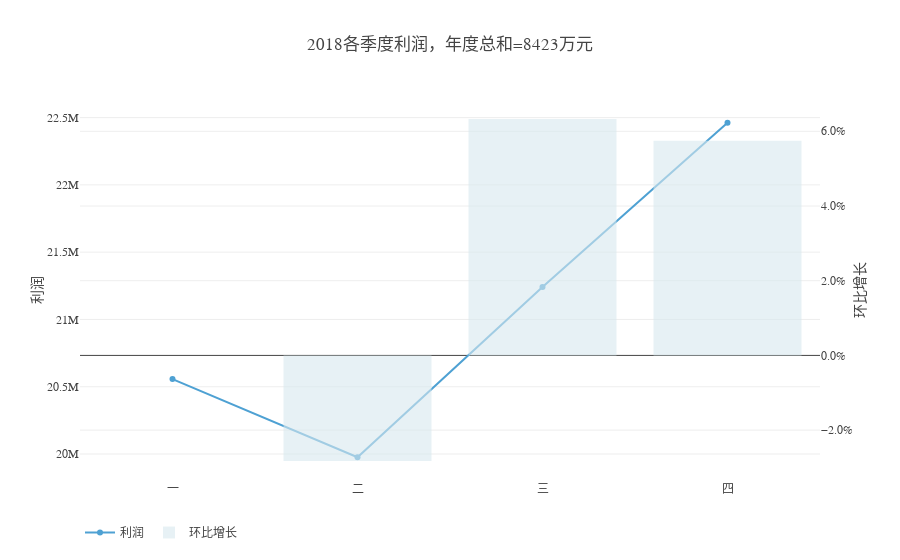

This figure's notebook cell:
### Code cell
# time tab
# profit per Q
df = SKU
profit_year = str(int(sum(df['profit_day_sum'])/10000))
df.index = df['date']
df1 = df['profit_day_sum'].resample('Q').sum().to_frame()
df2 = df1.pct_change()

data = [go.Scatter(
    x=['一','二','三','四'],
    y=df1['profit_day_sum'],
    name='利润',
            marker=dict(color='#4ea1d3')
),
    go.Bar(
       x=['一','二','三','四'],
    y=df2['profit_day_sum'],
           yaxis='y2',
           name='环比增长',
    marker=dict(color='#d8e9ef'),
        opacity=0.6
       )]
layout = go.Layout(
    title='2018各季度利润，年度总和='+profit_year+'万元',
    yaxis=dict(
        title='利润'
    ),
    yaxis2=dict(
        title='环比增长',
        tickformat=".1%",
        overlaying='y',
        side='right'
    ),
    legend=dict(orientation="h"),
    font=dict(family='微软雅黑')
)

fig = go.Figure(data=data, layout=layout)

plotly.offline.iplot(fig)
pio.write_image(fig, '季度利润.jpeg', scale=5, width=600, height = 400)

### Figure 1 — Plotly figure (JSON) as saved in the notebook; plotly's stock layout.template omitted (floating-point values rounded to 4 significant figures)
{"data": [{"marker": {"color": "#4ea1d3"}, "name": "利润", "type": "scatter", "uid": "a8ce4ac4-30a5-4821-8ed2-d3f5493273be", "x": ["一", "二", "三", "四"], "y": [20557201, 19976106, 21240386, 22461684]}, {"marker": {"color": "#d8e9ef"}, "name": "环比增长", "opacity": 0.6, "type": "bar", "uid": "d0edfa2b-d39b-47ec-bf0c-366a52c8cc08", "x": ["一", "二", "三", "四"], "y": [null, -0.02827, 0.06329, 0.0575], "yaxis": "y2"}], "layout": {"font": {"family": "微软雅黑"}, "legend": {"orientation": "h"}, "title": {"text": "2018各季度利润，年度总和=8423万元"}, "yaxis": {"title": {"text": "利润"}}, "yaxis2": {"overlaying": "y", "side": "right", "tickformat": ".1%", "title": {"text": "环比增长"}}}}
